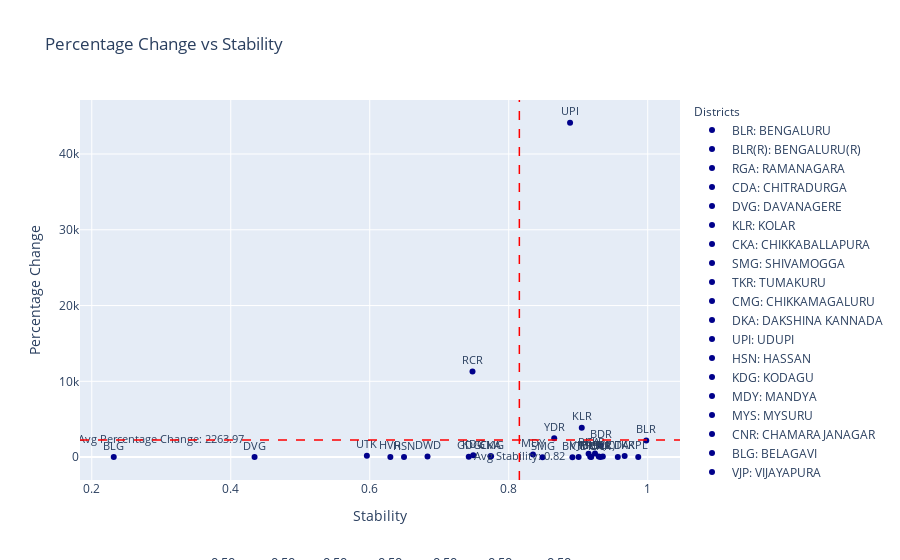

Write notebook code for a chart like this one.
### Code cell
import pandas as pd
import plotly.express as px
import ipywidgets as widgets
from ipywidgets import interact
from IPython.display import clear_output
import plotly.graph_objects as go

def update_plot(alpha1, alpha2, alpha3, alpha4, alpha5, alpha6, alpha7):
    
    tolerance = 1e-5  # Adjust tolerance as necessary
    filtered_df = df[(df['Sensitivity (NetAreaIrrigated_Wells_NetAreaIrrigated_179)'].between(alpha1 - tolerance, alpha1 + tolerance)) &
                 (df['Sensitivity (NetAreaIrrigatedUnderDifferentSources_TubeWells_NetIrrigatedArea_182)'].between(alpha2 - tolerance, alpha2 + tolerance)) &
                 (df['Sensitivity (NetAreaIrrigatedUnderDifferentSources_LiftIrrigation_No_183)'].between(alpha3 - tolerance, alpha3 + tolerance)) & 
                 (df['Sensitivity (AreaUnderCereals_Maize_193)'].between(alpha4 - tolerance, alpha4 + tolerance)) &
                 (df['Sensitivity (MotorVehicles_Tractors_514)'].between(alpha5 - tolerance, alpha5 + tolerance)) &
                 (df['Sensitivity (TotalAgricultureLoan)'].between(alpha6 - tolerance, alpha6 + tolerance)) &
                 (df['Sensitivity (TotalNPK_315)'].between(alpha7 - tolerance, alpha7 + tolerance))]

    
    fig = px.scatter(filtered_df, x= 'New Stability', y='Percentage Change', title='Percentage Change vs Stability',
                     labels={'Percentage Change': 'Percentage Change', 'New Stability': 'Stability'},
                     text='Abbreviation', opacity=1,color_discrete_sequence=['darkblue'])

    fig.update_traces(textposition='top center', textfont=dict(size=11))

    fig.update_layout(
        annotations=[
            dict(
                x=0.5,
                y=-0.25,
                showarrow=False,
                text=f'α<sub>IW</sub>: {alpha1:.2f}, α<sub>ITW</sub>: {alpha2:.2f}, α<sub>LI</sub>: {alpha3:.2f},α<sub>AM</sub>: {alpha4:.2f}, α<sub>TC</sub>: {alpha5:.2f}, α<sub>AL</sub>: {alpha6:.2f},α<sub>NPK</sub>: {alpha7:.2f} ',
                xref="paper",
                yref="paper",
                font=dict(size=13)
            )
        ],
        legend_title_text='Districts',
        legend_title=dict(font=dict(size=12)),
    )

    legend_labels = [{'Abbreviation': abb, 'Full Form': full_form} 
                     for abb, full_form in zip(filtered_df['Abbreviation'].unique(), filtered_df['District'].unique())]

    for label in legend_labels:
        fig.add_trace(go.Scatter(
            x=[None],
            y=[None],
            mode='markers',
            marker=dict(color='darkblue'),
            name=f"{label['Abbreviation']}: {label['Full Form']}"
        ))

    avg_stability = filtered_df['New Stability'].mean()
    avg_precent = filtered_df['Percentage Change'].mean()

    fig.add_shape(
        type='line',
        x0=avg_stability, y0=0, x1=avg_stability, y1=1,
        line=dict(color='red', width=1.5, dash='dash'),
        yref='paper'
    )

    fig.add_shape(
        type='line',
        x0=0, y0=avg_precent, x1=1, y1=avg_precent,
        line=dict(color='red', width=1.5, dash='dash'),
        xref='paper'
    )

    fig.add_trace(go.Scatter(
        x=[avg_stability],
        y=[-0.07],
        text=[f'Avg Stability: {avg_stability:.2f}'],
        mode="text",
        showlegend=False,
        textfont=dict(size=10.7)
    ))

    fig.add_trace(go.Scatter(
        x=[0.3],
        y=[avg_precent-0.04],
        text=[f'Avg Percentage Change: {avg_precent:.2f}'],
        mode="text",
        showlegend=False,
        textfont=dict(size=10.7)
    ))

    clear_output()

    display(fig)
    
alpha1_slider = widgets.FloatSlider(value=0.5, min=0, max=1, step=0.25, description='αIW:')
alpha2_slider = widgets.FloatSlider(value=0.5, min=0, max=1, step=0.25, description='αITW:')
alpha3_slider = widgets.FloatSlider(value=0.5, min=0, max=1, step=0.25, description='αLI:')
alpha4_slider = widgets.FloatSlider(value=0.5, min=0, max=1, step=0.25, description='αAM:')
alpha5_slider = widgets.FloatSlider(value=0.5, min=0, max=1, step=0.25, description='αTC:')
alpha6_slider = widgets.FloatSlider(value=0.5, min=0, max=1, step=0.25, description='αAL:')
alpha7_slider = widgets.FloatSlider(value=0.5, min=0, max=1, step=0.25, description='αNPK:')

interactive_plot = interact(update_plot, alpha1=alpha1_slider, alpha2=alpha2_slider, alpha3=alpha3_slider, alpha4=alpha4_slider, alpha5=alpha5_slider, alpha6=alpha6_slider,alpha7=alpha7_slider, __manual=True)
update_button = widgets.Button(description="Update Plot")
update_button.on_click(lambda _: update_plot(alpha1_slider.value, alpha2_slider.value, alpha3_slider.value, alpha4_slider.value, alpha5_slider.value, alpha6_slider.value, alpha7_slider.value))
widgets.HBox([update_button, alpha1_slider, alpha2_slider, alpha3_slider, alpha4_slider, alpha5_slider, alpha6_slider, alpha7_slider])

### Figure 1 — Plotly figure (JSON) as saved in the notebook; plotly's stock layout.template omitted (floating-point values rounded to 4 significant figures)
{"data": [{"hovertemplate": "Stability=%{x}<br>Percentage Change=%{y}<br>Abbreviation=%{text}<extra></extra>", "legendgroup": "", "marker": {"color": "darkblue", "opacity": 1, "symbol": "circle"}, "mode": "markers+text", "name": "", "orientation": "v", "showlegend": false, "text": ["BLR", "BLR(R)", "RGA", "CDA", "DVG", "KLR", "CKA", "SMG", "TKR", "CMG", "DKA", "UPI", "HSN", "KDG", "MDY", "MYS", "CNR", "BLG", "VJP", "BKT", "DWD", "GDG", "HVR", "UTK", "BLL", "BDR", "KLB", "YDR", "RCR", "KPL"], "textfont": {"size": 11}, "textposition": "top center", "type": "scatter", "x": [0.9979, 0.9295, 0.9149, 0.9569, 0.4343, 0.9051, 0.7737, 0.8486, 0.9668, 0.7746, 0.9187, 0.8882, 0.6493, 0.749, 0.8349, 0.9173, 0.9319, 0.2316, 0.9005, 0.8916, 0.6831, 0.7425, 0.6297, 0.5959, 0.9354, 0.9323, 0.9241, 0.8654, 0.7479, 0.9864], "xaxis": "x", "y": [2207.0, 78.09, 450.4, 28.12, 7.83, 3861.0, 124.4, -19.51, 138.3, 99.79, 0, 44120.0, -1.252, 231.9, 330.1, 50.63, 5.788, 11.4, 23.49, -12.29, 75.48, 42.54, 18.39, 162.1, 77.36, 1538.0, 489.1, 2481.0, 11280.0, 18.53], "yaxis": "y"}, {"marker": {"color": "darkblue"}, "mode": "markers", "name": "BLR: BENGALURU", "type": "scatter", "x": [null], "y": [null]}, {"marker": {"color": "darkblue"}, "mode": "markers", "name": "BLR(R): BENGALURU(R)", "type": "scatter", "x": [null], "y": [null]}, {"marker": {"color": "darkblue"}, "mode": "markers", "name": "RGA: RAMANAGARA", "type": "scatter", "x": [null], "y": [null]}, {"marker": {"color": "darkblue"}, "mode": "markers", "name": "CDA: CHITRADURGA", "type": "scatter", "x": [null], "y": [null]}, {"marker": {"color": "darkblue"}, "mode": "markers", "name": "DVG: DAVANAGERE", "type": "scatter", "x": [null], "y": [null]}, {"marker": {"color": "darkblue"}, "mode": "markers", "name": "KLR: KOLAR", "type": "scatter", "x": [null], "y": [null]}, {"marker": {"color": "darkblue"}, "mode": "markers", "name": "CKA: CHIKKABALLAPURA", "type": "scatter", "x": [null], "y": [null]}, {"marker": {"color": "darkblue"}, "mode": "markers", "name": "SMG: SHIVAMOGGA", "type": "scatter", "x": [null], "y": [null]}, {"marker": {"color": "darkblue"}, "mode": "markers", "name": "TKR: TUMAKURU", "type": "scatter", "x": [null], "y": [null]}, {"marker": {"color": "darkblue"}, "mode": "markers", "name": "CMG: CHIKKAMAGALURU", "type": "scatter", "x": [null], "y": [null]}, {"marker": {"color": "darkblue"}, "mode": "markers", "name": "DKA: DAKSHINA KANNADA", "type": "scatter", "x": [null], "y": [null]}, {"marker": {"color": "darkblue"}, "mode": "markers", "name": "UPI: UDUPI", "type": "scatter", "x": [null], "y": [null]}, {"marker": {"color": "darkblue"}, "mode": "markers", "name": "HSN: HASSAN", "type": "scatter", "x": [null], "y": [null]}, {"marker": {"color": "darkblue"}, "mode": "markers", "name": "KDG: KODAGU", "type": "scatter", "x": [null], "y": [null]}, {"marker": {"color": "darkblue"}, "mode": "markers", "name": "MDY: MANDYA", "type": "scatter", "x": [null], "y": [null]}, {"marker": {"color": "darkblue"}, "mode": "markers", "name": "MYS: MYSURU", "type": "scatter", "x": [null], "y": [null]}, {"marker": {"color": "darkblue"}, "mode": "markers", "name": "CNR: CHAMARAJANAGAR", "type": "scatter", "x": [null], "y": [null]}, {"marker": {"color": "darkblue"}, "mode": "markers", "name": "BLG: BELAGAVI", "type": "scatter", "x": [null], "y": [null]}, {"marker": {"color": "darkblue"}, "mode": "markers", "name": "VJP: VIJAYAPURA", "type": "scatter", "x": [null], "y": [null]}, {"marker": {"color": "darkblue"}, "mode": "markers", "name": "BKT: BAGALKOT", "type": "scatter", "x": [null], "y": [null]}, {"marker": {"color": "darkblue"}, "mode": "markers", "name": "DWD: DHARAWAD", "type": "scatter", "x": [null], "y": [null]}, {"marker": {"color": "darkblue"}, "mode": "markers", "name": "GDG: GADAG", "type": "scatter", "x": [null], "y": [null]}, {"marker": {"color": "darkblue"}, "mode": "markers", "name": "HVR: HAVERI", "type": "scatter", "x": [null], "y": [null]}, {"marker": {"color": "darkblue"}, "mode": "markers", "name": "UTK: UTTARA KANNADA", "type": "scatter", "x": [null], "y": [null]}, {"marker": {"color": "darkblue"}, "mode": "markers", "name": "BLL: BALLARI", "type": "scatter", "x": [null], "y": [null]}, {"marker": {"color": "darkblue"}, "mode": "markers", "name": "BDR: BIDAR", "type": "scatter", "x": [null], "y": [null]}, {"marker": {"color": "darkblue"}, "mode": "markers", "name": "KLB: KALABURAGI", "type": "scatter", "x": [null], "y": [null]}, {"marker": {"color": "darkblue"}, "mode": "markers", "name": "YDR: YADGIRI", "type": "scatter", "x": [null], "y": [null]}, {"marker": {"color": "darkblue"}, "mode": "markers", "name": "RCR: RAICHUR", "type": "scatter", "x": [null], "y": [null]}, {"marker": {"color": "darkblue"}, "mode": "markers", "name": "KPL: KOPPAL", "type": "scatter", "x": [null], "y": [null]}, {"mode": "text", "showlegend": false, "text": ["Avg Stability: 0.82"], "textfont": {"size": 10.7}, "type": "scatter", "x": [0.8153], "y": [-0.07]}, {"mode": "text", "showlegend": false, "text": ["Avg Percentage Change: 2263.97"], "textfont": {"size": 10.7}, "type": "scatter", "x": [0.3], "y": [2264.0]}], "layout": {"annotations": [{"font": {"size": 13}, "showarrow": false, "text": "α<sub>IW</sub>: 0.50, α<sub>ITW</sub>: 0.50, α<sub>LI</sub>: 0.50,α<sub>AM</sub>: 0.50, α<sub>TC</sub>: 0.50, α<sub>AL</sub>: 0.50,α<sub>NPK</sub>: 0.50 ", "x": 0.5, "xref": "paper", "y": -0.25, "yref": "paper"}], "legend": {"title": {"font": {"size": 12}, "text": "Districts"}, "tracegroupgap": 0}, "shapes": [{"line": {"color": "red", "dash": "dash", "width": 1.5}, "type": "line", "x0": 0.8153, "x1": 0.8153, "y0": 0, "y1": 1, "yref": "paper"}, {"line": {"color": "red", "dash": "dash", "width": 1.5}, "type": "line", "x0": 0, "x1": 1, "xref": "paper", "y0": 2264.0, "y1": 2264.0}], "title": {"text": "Percentage Change vs Stability"}, "xaxis": {"anchor": "y", "domain": [0, 1], "title": {"text": "Stability"}}, "yaxis": {"anchor": "x", "domain": [0, 1], "title": {"text": "Percentage Change"}}}}
